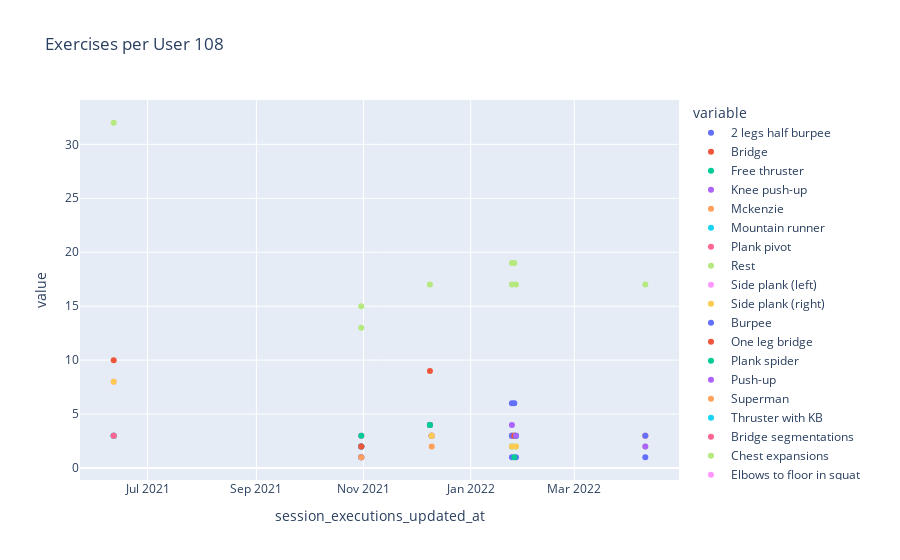

Write notebook code for a chart like this one.
### Code cell
for user in users:
    
    user_data  = df_data_remove_duplicated.loc[df_data['user_programs_user_id'] == user]
    print("User number : ", user)
    while True:
        next_action = input("Next action: ")
        if next_action == 'y':
            break
        if next_action == 'c':
            break
        else:
            pass
    if next_action == 'c':
        break

    series_exec = []

    for index, row in user_data.iterrows():
        series_number = row[row.astype(bool)]
        series_number = series_number[~series_number.keys().str.contains('_time_')]
        series_number = series_number[~series_number.keys().str.contains('_reps_')]
        series_exec.append(series_number.to_dict())

    df_plot = pd.DataFrame(series_exec)
    #plot_exercises(df_plot, user)
    plot_all_exercises(df_plot, user)
